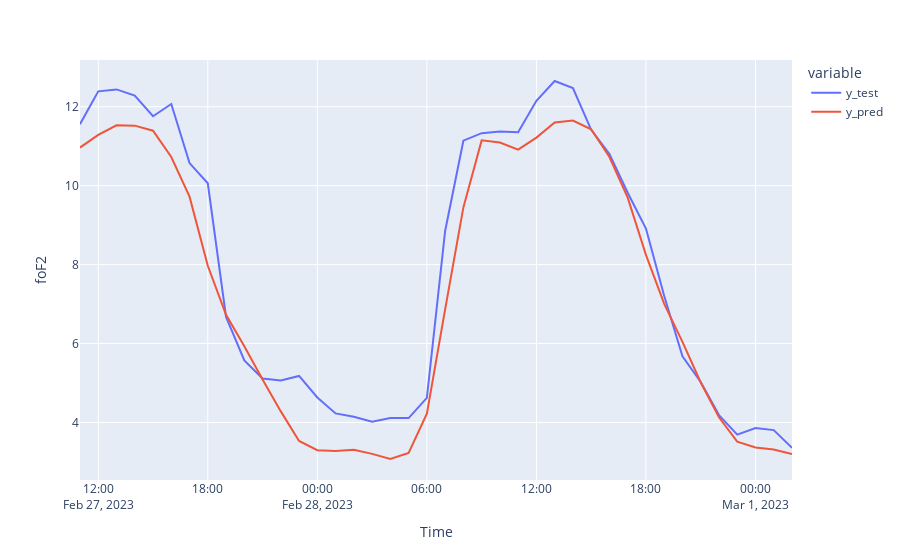

Here is the notebook cell this chart was saved with:
### Code cell
fig = px.line(df_pred_test, labels={"value": "foF2"})
fig.show()
